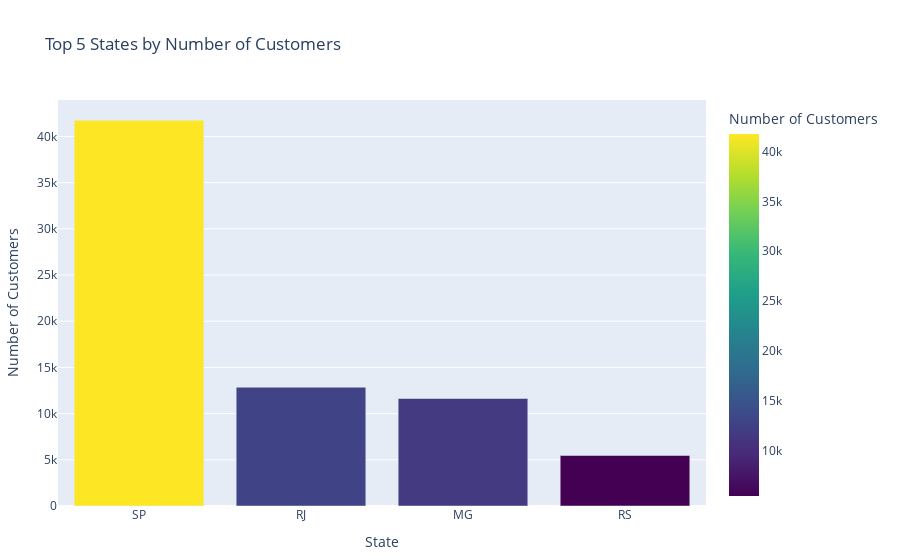

Notebook cell for this chart:
### Code cell
import plotly.express as px

fig = px.bar(df.head(5), x='customer_state', y='customer_count',
             title='Top 5 States by Number of Customers',             
             labels={'customer_state': 'State', 'customer_count': 'Number of Customers'},             
             color='customer_count', 
             color_continuous_scale=px.colors.sequential.Viridis)
fig.update_layout(autosize=True, 
                  hovermode='x unified',                  
                  margin=dict(l=50, r=50, t=100, b=50))
fig.update_xaxes(title_text='State')
fig.update_yaxes(title_text='Number of Customers')

### Figure 1 — Plotly figure (JSON) as saved in the notebook; plotly's stock layout.template omitted (floating-point values rounded to 4 significant figures)
{"data": [{"hovertemplate": "State=%{x}<br>Number of Customers=%{marker.color}<extra></extra>", "legendgroup": "", "marker": {"color": [41746, 12852, 11635, 5466], "coloraxis": "coloraxis", "pattern": {"shape": ""}}, "name": "", "orientation": "v", "showlegend": false, "textposition": "auto", "type": "bar", "x": ["SP", "RJ", "MG", "RS"], "xaxis": "x", "y": [41746, 12852, 11635, 5466], "yaxis": "y"}], "layout": {"autosize": true, "barmode": "relative", "coloraxis": {"colorbar": {"title": {"text": "Number of Customers"}}, "colorscale": [[0, "#440154"], [0.1111, "#482878"], [0.2222, "#3e4989"], [0.3333, "#31688e"], [0.4444, "#26828e"], [0.5556, "#1f9e89"], [0.6667, "#35b779"], [0.7778, "#6ece58"], [0.8889, "#b5de2b"], [1, "#fde725"]]}, "hovermode": "x unified", "legend": {"tracegroupgap": 0}, "margin": {"b": 50, "l": 50, "r": 50, "t": 100}, "title": {"text": "Top 5 States by Number of Customers"}, "xaxis": {"anchor": "y", "domain": [0, 1], "title": {"text": "State"}}, "yaxis": {"anchor": "x", "domain": [0, 1], "title": {"text": "Number of Customers"}}}}
